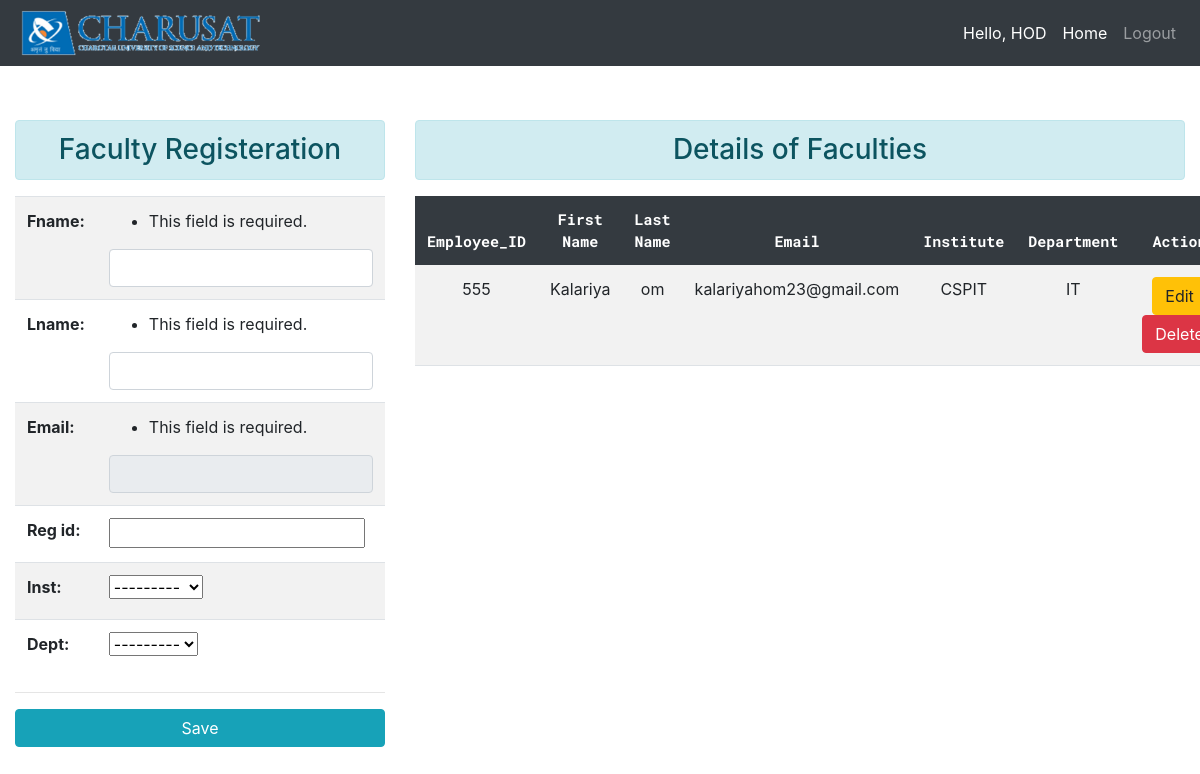
The page /113/ (signed in) on the database its author committed.
### attendance_system/models.py (models this page shows, shortened)
class Person(models.Model):
    fname=models.CharField(max_length=20,null=True)
    lname=models.CharField(max_length=20,null=True)
    email=models.EmailField(max_length=50,null=True)
    password=models.CharField(max_length=100,blank=True,null=True)
    reg_id=models.IntegerField(blank=True,null=True)
    inst = models.ForeignKey(Country, on_delete=models.SET_NULL,blank=True, null=True)
    dept = models.ForeignKey(City, on_delete=models.SET_NULL,blank=True, null=True)
    is_pass_change=models.BooleanField(blank=True,null=True,default=True)

class Country(models.Model):
    name = models.CharField(max_length=30)
    def __str__(self):
        return self.name

class City(models.Model):
    inst = models.ForeignKey(Country, on_delete=models.CASCADE)
    name = models.CharField(max_length=30)
    def __str__(self):
        return self.name

### attendance_system/views.py (the view, shortened to what this page needs)
# urls.py: path('<int:id>/',views.faculty_update,name='faculty_update'),
def faculty_update(request,id):
    msg=None
    username=request.session['fetch_username']
    print("Faculty updation is ongoing...")
    pi=Person.objects.get(pk=id)
    pi.is_pass_change=False
    details=Person.objects.all()
    fm=FacultyEdit(request.POST,instance=pi)
    return render(request,'admin_login.html',{'form':fm,'msg':msg,'details':details,'username':username})

### attendance_system/forms.py
class FacultyEdit(forms.ModelForm):
    class Meta:
        model=Person
        fields='__all__'
        widgets= {
            'fname':forms.TextInput(attrs={'class':'form-control'}),
            'lname':forms.TextInput(attrs={'class':'form-control'}),
            'email':forms.EmailInput(attrs={'class':'form-control'}),
            'password':forms.PasswordInput(attrs={'class':'form-control'}),
        }
    def __init__(self, *args, **kwargs):
        super().__init__(*args, **kwargs)
        self.fields['password'].widget=forms.HiddenInput()
        self.fields['is_pass_change'].widget=forms.HiddenInput()
        self.fields['reg_id'].widget.attrs['readonly']=True
        self.fields['email'].widget.attrs['readonly']=True

### attendance_system/templates/admin_login.html (shortened to what this page needs)
{% load static %}
<!DOCTYPE html>
<html>
<head>
	<link rel="stylesheet" href="https://stackpath.bootstrapcdn.com/bootstrap/4.3.1/css/bootstrap.min.css">
</head>
<body>
	<nav class="navbar navbar-expand-lg navbar-dark fixed-top bg-dark">
		<img src="{% static 'images/logo.png' %}" height="50px" width="250px">
		 <div class="collapse navbar-collapse" id="navbarNav">
		   <ul class="navbar-nav ml-auto">
			 <li class="nav-item active">
        <span class="nav-link">Hello, {{request.session.fetch_username}}</span>
			 </li>
			 <li class="nav-item active">
			   <a href="{% url 'admin_home' %}" class="nav-link">Home</a>
			 </li>
			 <li class="nav-item">
			   <a class="nav-link" href="{% url 'logout' %}">Logout</a>
			 </li>
		   </ul>
		 </div>
	   </nav>
	<div class="container-fluid">
        <div class="row">
            <div class="col-md-4">
                <h3 class="text-center alert alert-info">Faculty Registeration </h3>
                {% if id is 0 %}
                <form method="post" id="personForm" action="{% url 'faculty_add' 0 %}" data-cities-url="{% url 'ajax_load_cities' %}" novalidate>
                  <input type="hidden" value="0" name="faculty_page">
                  <input type="hidden" name="fetch_username" value="{{username}}">
                {% else %}
                <form method="post" id="personForm" action="{% url 'faculty_add' id %}" data-cities-url="{% url 'ajax_load_cities' %}" novalidate>
                {% endif %}
                    <table class="table table-striped">
                        {{ form }}
                    </table>
                    <hr/>
                        <input type="submit" class="btn btn-info col-md-12" value="Save">
                  </form>
            </div>
            <div class="col-md-8">
                <h3 class="text-center alert alert-info">Details of Faculties</h3>
                {% if details %}
                <table class="td table table-borderless table-striped table-hover table border-bottom">
                    <thead class="table-dark">
                      <tr>
                        <th>Employee_ID</th>
                        <th>First Name</th>
                        <th>Last Name</th>
                        <th>Email</th>
                        <th>Institute</th>
                        <th>Department</th>
                        <th>Action</th>
                      </tr>
                    </thead>
                    <tbody>
                      {% for person in details reversed %}
                        <tr>
                          <td>{{ person.reg_id }}</td>
                          <td>{{ person.fname }}</td>
                          <td>{{ person.lname }}</td>
                          <td>{{ person.email }}</td>
                          <td>{{ person.inst.name }}</td>
                          <td>{{ person.dept.name }}</td>
                          <td>
                            <form action="{% url 'faculty_edit' person.id %}" method="POST" class="d-inline">
                            <input type="submit" class="btn btn-warning" value="Edit">
                          </form>
                              <form action="{% url 'faculty_delete' person.id %}" method="POST" class="d-inline">
                              <input type="submit" class="btn btn-danger" value="Delete">
                            </form>
                          </td>
                        </tr>
                      {% endfor %}
                    </tbody>
                  </table>
                  {% endif %}
            </div>
        </div>
    </div>
</body>
</html>

### attendance_system/templates/admin_login.html (style rules this page uses)
.col-md-4, .col-md-8 { margin-top: 10%; }
.td { text-align: center; }
thead { text-align:center; font-size: 15px; font-family: 'Roboto Mono', monospace; }

### rows shown on the page
Person: inst "---------", dept "---------", reg_id "555", fname "Kalariya", lname "om", email "kalariyahom23@gmail.com", inst.name "CSPIT", dept.name "IT"

### other values the page prints
{{ request.session.fetch_username }} "HOD"
